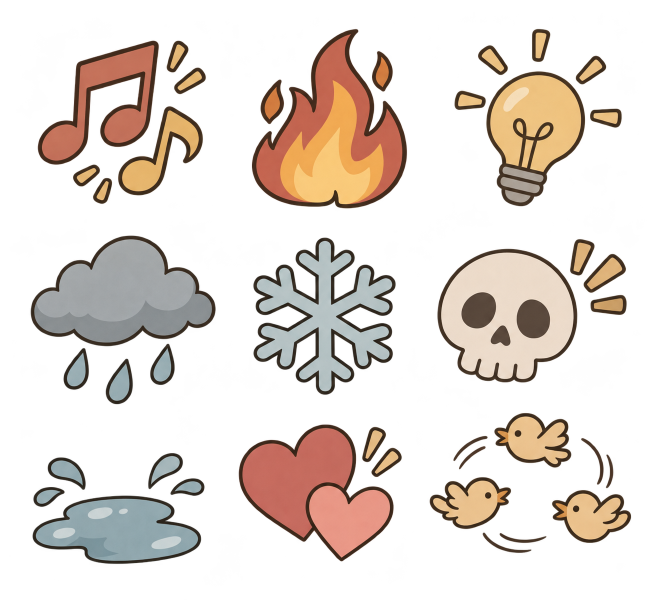
#> input picture app/assets/Meme_Animation_Asset_Pack/new/fx_more.png, 1312 x 1199 px (shown at 1/2 size)
$ python import_meme_library.py
#> lines starting #> are read from the running program, lines starting #| are printed output that depends on the picture
"""Import newly drawn meme assets from assets/Meme_Animation_Asset_Pack/new/ into the catalog.

    python scripts/import_meme_library.py

- bg_<name>.png/jpg are used directly by the catalog (nothing to do here).
- Known sticker sheets (prop_food.png, fx_stickers.png, ... as named in scripts/meme_sheets.py)
  are cut into single objects and named in grid order (left->right, top->bottom).
- Any other prop_<name>.png / fx_<name>.png holding exactly one object becomes item <name>.
A magenta (#FF00FF) or plain white backdrop is keyed out when the PNG has no transparency.
Sheets whose object count does not match the expected list are skipped and reported,
never guessed. Output: catalog/library/<id>.png + catalog/library.json (Pillow only).
"""
import json
import re
import sys
from collections import deque
from pathlib import Path

from PIL import Image

PACK = Path(__file__).resolve().parents[1] / 'assets' / 'Meme_Animation_Asset_Pack'

SHEETS = {
    'prop_furniture': ['plastic_stool', 'office_chair', 'small_table', 'sofa', 'bed', 'wardrobe', 'door_wood', 'window'],
    'prop_home': ['standing_fan', 'tv', 'floor_lamp', 'fridge', 'wall_clock', 'pillow', 'blanket', 'umbrella_open'],
    'prop_food': ['noodles', 'rice_plate', 'banh_mi', 'bubble_tea', 'coffee_cup', 'beer_can', 'water_bottle', 'birthday_cake'],
    'prop_kitchen_tech': ['cooking_pot', 'frying_pan', 'smartphone', 'laptop_open', 'headphones', 'tv_remote', 'phone_charger', 'game_controller'],
    'prop_study_office': ['book', 'notebook', 'pen', 'school_backpack', 'paper_stack', 'briefcase', 'desktop_computer', 'whiteboard'],
    'prop_vehicles': ['scooter', 'bicycle', 'car', 'bus', 'taxi', 'delivery_tricycle'],
    'prop_daily': ['paper_money', 'wallet', 'handbag', 'toilet_paper', 'toothbrush', 'medicine_box', 'gift_box', 'cardboard_box'],
    'fx_stickers': ['sweat_drop', 'question_mark', 'exclamation_mark', 'red_heart', 'broken_heart', 'star_ring', 'smoke_puff', 'lightning', 'water_splash'],
}
TAGS = {
    'plastic_stool': 'ghế nhựa', 'office_chair': 'ghế văn phòng', 'small_table': 'bàn nhỏ', 'sofa': 'ghế sofa', 'bed': 'giường',
    'wardrobe': 'tủ quần áo', 'door_wood': 'cửa gỗ', 'window': 'cửa sổ', 'standing_fan': 'quạt cây', 'tv': 'TV', 'floor_lamp': 'đèn cây',
    'fridge': 'tủ lạnh', 'wall_clock': 'đồng hồ treo tường', 'pillow': 'gối', 'blanket': 'chăn', 'umbrella_open': 'ô mở',
    'noodles': 'bát mì', 'rice_plate': 'đĩa cơm', 'banh_mi': 'bánh mì', 'bubble_tea': 'trà sữa', 'coffee_cup': 'cốc cà phê',
    'beer_can': 'lon bia', 'water_bottle': 'chai nước', 'birthday_cake': 'bánh sinh nhật', 'cooking_pot': 'nồi', 'frying_pan': 'chảo',
    'smartphone': 'điện thoại', 'laptop_open': 'laptop', 'headphones': 'tai nghe', 'tv_remote': 'điều khiển TV',
    'phone_charger': 'sạc điện thoại', 'game_controller': 'tay cầm game', 'book': 'sách', 'notebook': 'vở', 'pen': 'bút',
    'school_backpack': 'cặp sách', 'paper_stack': 'xấp giấy', 'briefcase': 'cặp tài liệu', 'desktop_computer': 'máy tính bàn',
    'whiteboard': 'bảng trắng', 'scooter': 'xe máy', 'bicycle': 'xe đạp', 'car': 'ô tô', 'bus': 'xe buýt', 'taxi': 'taxi',
    'delivery_tricycle': 'xe ba gác giao hàng', 'paper_money': 'tiền giấy', 'wallet': 'ví', 'handbag': 'túi xách',
    'toilet_paper': 'cuộn giấy vệ sinh', 'toothbrush': 'bàn chải', 'medicine_box': 'hộp thuốc', 'gift_box': 'hộp quà',
    'cardboard_box': 'thùng carton', 'sweat_drop': 'giọt mồ hôi', 'question_mark': 'dấu hỏi', 'exclamation_mark': 'dấu chấm than',
    'red_heart': 'trái tim', 'broken_heart': 'tim vỡ', 'star_ring': 'vòng sao chóng mặt', 'smoke_puff': 'làn khói',
    'lightning': 'tia sét', 'water_splash': 'nước bắn',
}
def _extra_sheets():
    """Sheets defined in meme_sheets.py (single source of item order)."""
    import importlib.util
    path = Path(__file__).resolve().parent / 'meme_sheets.py'
    try:
        spec = importlib.util.spec_from_file_location('meme_sheets', path)
        module = importlib.util.module_from_spec(spec)
        spec.loader.exec_module(module)
        return getattr(module, 'SHEET_ITEMS', {})
    except Exception:
        return {}


for _sheet, _items in _extra_sheets().items():
    SHEETS.setdefault(_sheet, [ident for ident, _, _ in _items])
    for _ident, _, _tag in _items:
        TAGS.setdefault(_ident, _tag)

BIG = {'atm', 'wheelchair', 'buffalo', 'ladder', 'shopping_cart', 'kumquat_tree', 'beer_crate', 'guitar', 'speaker', 'sofa', 'bed', 'wardrobe', 'door_wood', 'window', 'fridge', 'scooter', 'bicycle', 'car', 'bus', 'taxi', 'delivery_tricycle', 'whiteboard', 'desktop_computer'}


def key_out(image):
    image = image.convert('RGBA')
    alpha = image.getchannel('A')
    if alpha.getextrema()[0] < 250:  # already has real transparency
        return image
    pixels = image.load()
    corner = image.getpixel((2, 2))[:3]
    magenta = corner[0] > 200 and corner[1] < 90 and corner[2] > 200
    white = min(corner) > 235
    if not (magenta or white):
        return None
    out = Image.new('RGBA', image.size)
    data = []
    for r, g, b, a in image.getdata():
        if magenta and r > 170 and g < 120 and b > 170 and abs(r - b) < 70:
            data.append((0, 0, 0, 0))
        elif white and min(r, g, b) > 238:
            data.append((0, 0, 0, 0))
        else:
            data.append((r, g, b, 255))
    out.putdata(data)
    return out


def components(image, step=4, min_cells=6):
    """Bounding boxes of opaque blobs, found on a coarse grid (fast, Pillow only)."""
    small = image.getchannel('A').resize((image.width // step, image.height // step), Image.BOX)
    w, h = small.size
    px = small.load()
    seen = [[False] * w for _ in range(h)]
    boxes = []
    for y in range(h):
        for x in range(w):
            if seen[y][x] or px[x, y] < 40:
                continue
            queue = deque([(x, y)])
            seen[y][x] = True
            x0 = x1 = x
            y0 = y1 = y
            cells = 0
            while queue:
                cx, cy = queue.popleft()
                cells += 1
                x0, x1, y0, y1 = min(x0, cx), max(x1, cx), min(y0, cy), max(y1, cy)
                for nx in range(cx - 2, cx + 3):  # 2-cell reach bridges thin gaps inside one drawing
                    for ny in range(cy - 2, cy + 3):
                        if 0 <= nx < w and 0 <= ny < h and not seen[ny][nx] and px[nx, ny] >= 40:
                            seen[ny][nx] = True
                            queue.append((nx, ny))
            if cells >= min_cells:
                boxes.append([x0 * step, y0 * step, (x1 + 1) * step, (y1 + 1) * step, cells])
    return boxes


def reading_order(boxes):
    boxes = sorted(boxes, key=lambda b: (b[1] + b[3]) / 2)
    rows = []
    for box in boxes:
        cy = (box[1] + box[3]) / 2
        if rows and abs(cy - rows[-1][0]) < (box[3] - box[1]) * 0.5:
            rows[-1][1].append(box)
        else:
            rows.append([cy, [box]])
    return [b for _, row in rows for b in sorted(row)]


GRIDS = {6: (2, 3), 8: (2, 4), 9: (3, 3)}  # columns, rows the sheet prompts ask for


def merge_by_grid(boxes, count, size):
    """Objects drawn in several pieces (a dot under a mark, a split heart): merge the pieces that fall in
    the same grid cell. Returns boxes in reading order, or None when the cells do not give `count` objects."""
    if count not in GRIDS:
        return None
    cols, rows = GRIDS[count]
    cells = {}
    for box in boxes:
        col = min(cols - 1, int((box[0] + box[2]) / 2 / (size[0] / cols)))
        row = min(rows - 1, int((box[1] + box[3]) / 2 / (size[1] / rows)))
        old = cells.get((row, col))
        cells[(row, col)] = box[:4] + [box[4]] if old is None else [min(old[0], box[0]), min(old[1], box[1]), max(old[2], box[2]), max(old[3], box[3]), old[4] + box[4]]
    if len(cells) != count:
        return None
    return [cells[key] for key in sorted(cells)]


def crop(image, box, pad=4):
    x0, y0, x1, y1 = max(0, box[0] - pad), max(0, box[1] - pad), min(image.width, box[2] + pad), min(image.height, box[3] + pad)
    piece = image.crop((x0, y0, x1, y1))
    bbox = piece.getchannel('A').point(lambda a: 255 if a > 20 else 0).getbbox()
    return piece.crop(bbox) if bbox else piece


def main(pack=PACK):
    pack = Path(pack)
    NEW, OUT = pack / 'new', pack / 'catalog' / 'library'
    OUT.mkdir(parents=True, exist_ok=True)
    index = OUT.parent / 'library.json'
    previous = json.loads(index.read_text(encoding='utf-8')) if index.is_file() else {}
    items = [item for item in previous.get('items', []) if item.get('pack_id') or item.get('uploaded') is True
             or (item.get('kind') == 'prop' and 'label' in item and 'size' not in item and 'scale' not in item)]
    existing_ids = {item['id'] for item in items}
    report = []
    for path in sorted(list(NEW.glob('prop_*.png')) + list(NEW.glob('fx_*.png'))):
        stem = path.stem.lower()
        kind = 'fx' if stem.startswith('fx_') else 'prop'
        with Image.open(path) as source:
#> source is the input picture: PIL image 1312x1199 RGBA; mean R, G, B, A 51.7, 41.9, 35, 75.7
            image = key_out(source)
#> in key_out, `alpha = image.getchannel('A')`:
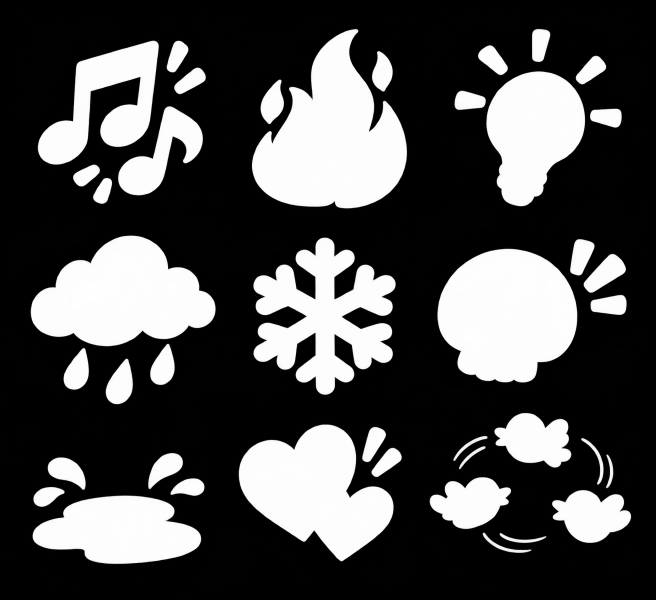
#> alpha: PIL image 1312x1199 L (shown at 1/2 size); min 0, max 255, mean 75.7
        if image is None:
            report.append(f'{path.name}: no transparent/magenta/white backdrop, skipped')
            continue
        found = components(image)
#> in components, `small = image.getchannel('A').resize((image.width // step, image.heigh..`:
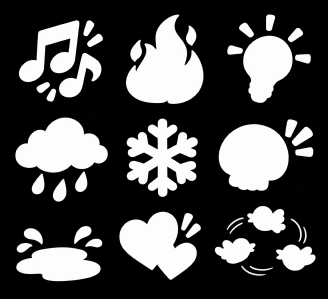
#> small: PIL image 328x299 L; min 0, max 254, mean 75.6
#> found = 38 items, first 6: [504, 56, 816, 416, 4370], [1064, 56, 1100, 124, 128], [76, 80, 320, 328, 1841], [332, 80, 380, 144, 115], [956, 88, 1016, 152, 139], [1152, 112, 1212, 168, 128]
        if not found:
            report.append(f'{path.name}: no objects found, skipped')
            continue
        largest = max(b[4] for b in found)
#> largest = 4370
        boxes = [b for b in found if b[4] >= 0.08 * largest]  # drop specks and stray dots
#> boxes = 12 items, first 6: [504, 56, 816, 416, 4370], [76, 80, 320, 328, 1841], [908, 140, 1172, 412, 2464], [236, 212, 408, 392, 835], [60, 468, 432, 692, 3438], [504, 472, 792, 788, 3157]
        names = SHEETS.get(stem)
        if names is None:
            if len(boxes) != 1:
                report.append(f'{path.name}: {len(boxes)} objects but not a known sheet, skipped')
                continue
            names = [re.sub(r'^(prop|fx)_', '', stem)]
        ordered = None
        if len(boxes) != len(names):
            ordered = merge_by_grid(boxes, len(names), image.size)
            if ordered is not None:
                boxes = ordered
        if len(boxes) != len(names):
            report.append(f'{path.name}: found {len(boxes)} objects, expected {len(names)}; skipped (redraw or name single items)')
            continue
        for name, box in zip(names, ordered if ordered is not None else reading_order(boxes)):
            ident = name
            suffix = 2
            while ident in existing_ids:
                ident = f'{name}_{suffix}'
                suffix += 1
            piece = crop(image, box)
            file = OUT / f'{ident}.png'
            piece.save(file, optimize=True)
            target = 70 if kind == 'fx' else 190 if name in BIG else 95
            items.append({'id': ident, 'kind': kind, 'tags': TAGS.get(name, name.replace('_', ' ')), 'file': 'library/' + file.name,
                          'size': [piece.width, piece.height], 'scale': round(target / max(piece.width, piece.height), 4)})
            existing_ids.add(ident)
        report.append(f'{path.name}: {len(names)} objects imported')
#> pass 2 of the loop in main, `for path in sorted(list(NEW.glob('prop_*.png')) + list(NEW.glob('fx_*...`:
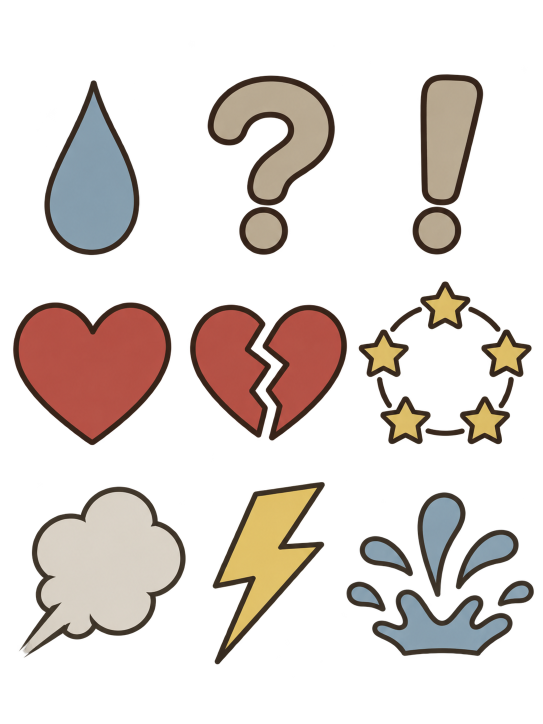
#> input picture app/assets/Meme_Animation_Asset_Pack/new/fx_stickers.png, 1086 x 1448 px (shown at 1/2 size)
#> in main, source is the input picture: PIL image 1086x1448 RGBA; mean R, G, B, A 41.4, 33.4, 28.8, 68.9
#> alpha: PIL image 1086x1448 L
#> in components (call 2), `small = image.getchannel('A').resize((image.width // step, image.heigh..`:
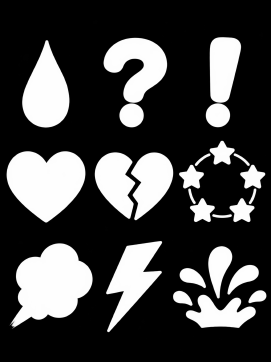
#> small: PIL image 271x362 L; min 0, max 254, mean 68.9
#> found = 15 items, first 6: [412, 148, 668, 512, 2908], [820, 148, 964, 512, 2147], [88, 160, 280, 512, 2702], [716, 560, 1064, 888, 2108], [24, 604, 344, 892, 4050], [376, 608, 544, 876, 1794]
#> largest = 4483
#> in main, `boxes = [b for b in found if b[4] >= 0.08 * largest]`: boxes = 12 items, first 6: [412, 148, 668, 512, 2908], [820, 148, 964, 512, 2147], [88, 160, 280, 512, 2702], [716, 560, 1064, 888, 2108], [24, 604, 344, 892, 4050], [376, 608, 544, 876, 1794]
#> the loop in merge_by_grid, `for box in boxes:` made 12 passes
#> (box, col, row) on passes 1, 2, 3, 4, 5, 6, 8, 9: ([412, 148, 668, 512, 2908], 1, 0), ([820, 148, 964, 512, 2147], 2, 0), ([88, 160, 280, 512, 2702], 0, 0), ([716, 560, 1064, 888, 2108], 2, 1), ([24, 604, 344, 892, 4050], 0, 1), ([376, 608, 544, 876, 1794], 1, 1), ([424, 964, 648, 1328, 2360], 1, 2), ([40, 972, 372, 1316, 4483], 0, 2)
#> after the loop in merge_by_grid, `for box in boxes:`: cells = 9 items
#> ordered = [[88, 160, 280, 512, 2702], [412, 148, 668, 512, 2908], [820, 148, 964, 512, 2147], [24, 604, 344, 892, 4050], [376, 608, 696, 884, 3639], [716, 560, 1064, 888, 2108], [40, 972, 372, 1316, 4483], [424, 964, 648, 1328, 2360], [744, 984, 1036, 1312, 2648]]
#> in main, `boxes = ordered`: boxes has the same summary as ordered
#> the loop in main, `for name, box in zip(names, ordered if ordered is not None else readin..` made 9 passes
#> (name, box) on passes 1 to 4: ('sweat_drop', [88, 160, 280, 512, 2702]), ('question_mark', [412, 148, 668, 512, 2908]), ('exclamation_mark', [820, 148, 964, 512, 2147]), ('red_heart', [24, 604, 344, 892, 4050])
#> after the loop in main, `for name, box in zip(names, ordered if ordered is not None else readin..`:
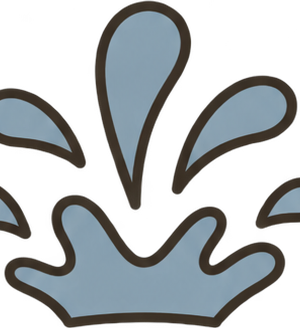
#> piece: PIL image 300x328 RGBA; mean R, G, B, A 52.6, 57.1, 59.2, 120.2; transparent parts drawn white
#> after the loop in main, `for name, box in zip(names, ordered if ordered is not None else readin..`: existing_ids = 9 items
    index.write_text(json.dumps({**previous, 'version': 1, 'items': items}, ensure_ascii=False, indent=1), encoding='utf-8')
    print('\n'.join(report) or 'no prop_/fx_ files in new/')
#| fx_more.png: 12 objects but not a known sheet, skipped
#| fx_stickers.png: 9 objects imported
    print(len(items), 'library items')
#| 9 library items
    return 0


if __name__ == '__main__':
    sys.exit(main(sys.argv[1] if len(sys.argv) > 1 else PACK))
#> (the program exits here)
